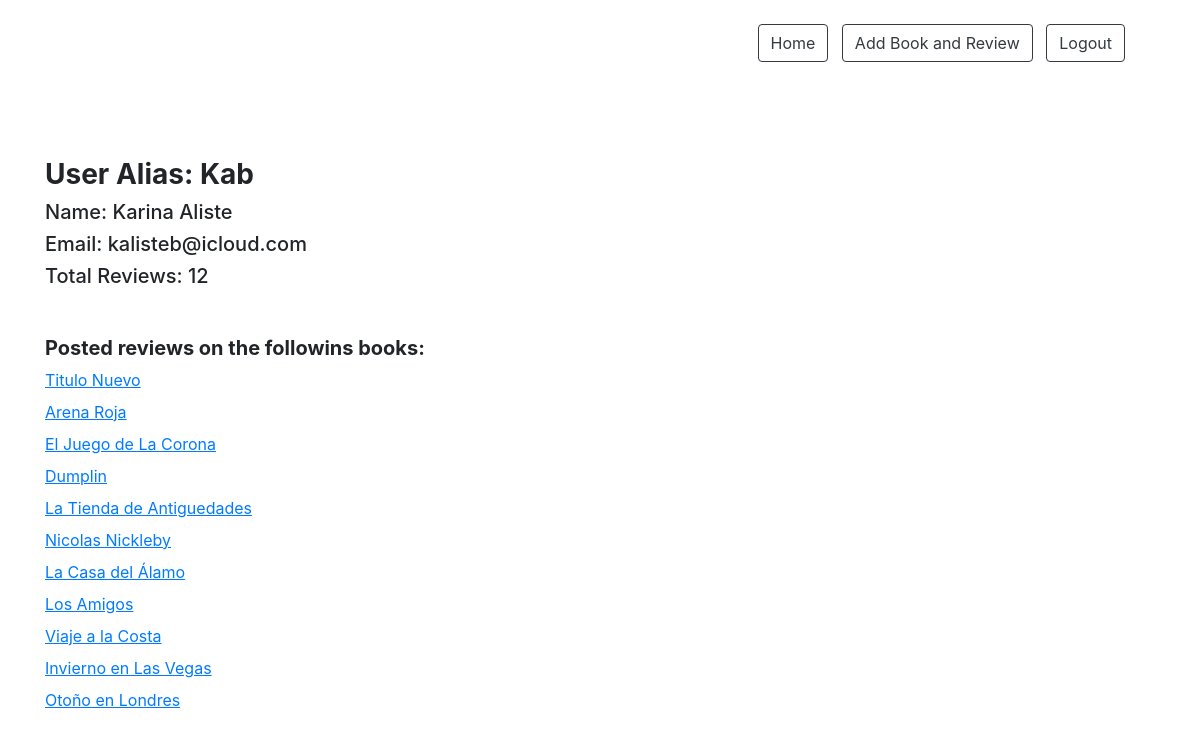
The app's page /users/5 with its own data.
### login/models.py (models this page shows)
class User(models.Model):
    id = models.AutoField(primary_key=True)
    nombre = models.CharField(max_length=40)
    alias = models.CharField(max_length=40)
    email = models.CharField(max_length=40)
    password = models.CharField(max_length=20)
    rol = models.PositiveIntegerField(default=1)
    created_at = models.DateTimeField(auto_now_add=True)
    updated_at = models.DateTimeField(auto_now=True)
    objects = UserManager()

class Libro(models.Model):
    id = models.AutoField(primary_key=True)
    titulo = models.CharField(max_length=40)
    autor = models.ForeignKey(Autor, on_delete=CASCADE, related_name="libros")

### login/views.py (the view)
# urls.py: path('users/<int:user_id>', views.view_user, name='view_user'),
def view_user(request, user_id):
    usuario = User.objects.get(id = user_id)
    dict_review = Review.objects.filter(usuario = usuario).values('libro').annotate(total=Count('libro'))
    arreglo_libros = []
    for rev in dict_review:
        arreglo_libros.append(
            Libro.objects.filter(id = rev['libro'])
        )
    context = {
        'user': usuario,
        'rev_count': Review.objects.filter(usuario = usuario).count(),
        'reviews': arreglo_libros,
            }
    return render(request, 'user.html', context)

### login/templates/user.html (shortened to what this page needs)
<!DOCTYPE html>
<html lang="en">
<head>
    {% load static %}
    <link rel="stylesheet" href="https://cdn.jsdelivr.net/npm/bootstrap@4.6.0/dist/css/bootstrap.min.css">
</head>
<body>
    <div class="container my-4">
        <div class="container-fluid mb-5">
            <div class="container text-right">
                <a class="btn btn-outline-dark" href="/">Home</a> &nbsp;
                <a class="btn btn-outline-dark" href="{% url 'agregar' %}">Add Book and Review</a> &nbsp;
                <a href="{% url 'logout' %}" class="btn btn-outline-dark">Logout</a>
            </div>
        </div>
        <div class="row mb-5">
            <div class="col-7">
                <h3 class="mt-5 mb-2"><strong>User Alias: {{user.alias}}</strong></h3>
                <h5 class="mb-2">Name: {{user.nombre}}</h5>
                <h5 class="mb-2">Email: {{user.email}}</h5>
                <h5 class="mb-5">Total Reviews: {{rev_count}}</h5>
                <h5><strong>Posted reviews on the followins books: </strong></h5>
                {% for review in reviews %}
                <p class="w-75 mb-2">
                    <a href=""><u>{{review.0.titulo}}</u></a>
                </p>
                {% endfor %}
            </div>
        </div>
    </div>
</body>
</html>

### records on screen
User: alias "Kab", nombre "Karina Aliste", email "kalisteb@icloud.com"
Libro: titulo "Titulo Nuevo"
Libro: titulo "Arena Roja"
Libro: titulo "El Juego de La Corona"
Libro: titulo "Dumplin"
Libro: titulo "La Tienda de Antiguedades"
Libro: titulo "Nicolas Nickleby"
Libro: titulo "La Casa del Álamo"
Libro: titulo "Los Amigos"
Libro: titulo "Viaje a la Costa"
Libro: titulo "Invierno en Las Vegas"
Libro: titulo "Otoño en Londres"

### other values on screen
{{ rev_count }} "12"
